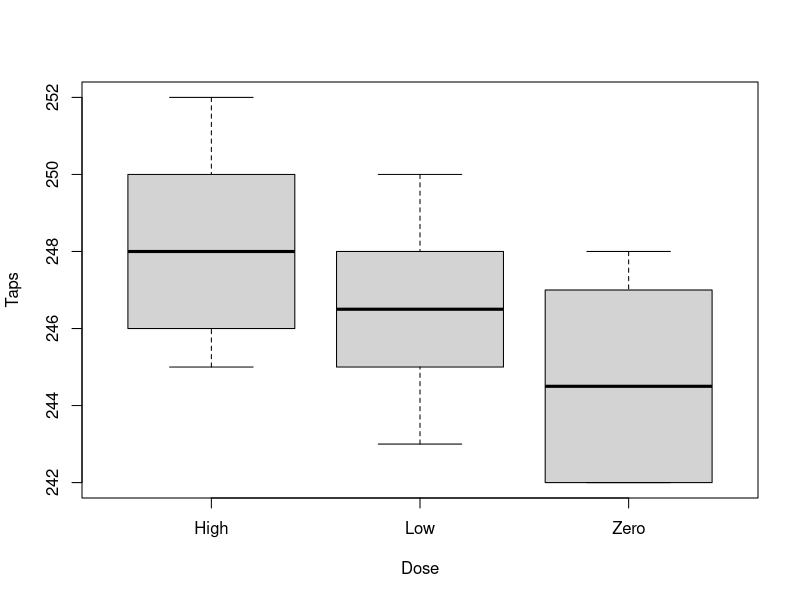

Reproduce this figure in R.
## ---- chunk 1
library(broom)
library(knitr)
library(ggplot2); theme_set(theme_bw(base_size=15))
library(patchwork)
library(tidyverse)
library(kableExtra)
#library(car)

# Ensure the plot options are set correctly
#opts_chunk$set(dev.args=list(bg='transparent'), comment="", warning=FALSE, echo=FALSE)
opts_chunk$set(comment="", warning=FALSE, echo=FALSE)
knitr::opts_chunk$set(echo = TRUE)
knitr::opts_chunk$set(fig.dim=c(8,5), out.width="70%", fig.retina=2)

## ---- chunk 2
Caffeine <- read.csv(file="./caffeine.csv", header=TRUE)
boxplot(Taps~Dose, data=Caffeine) 
## ---- chunk 3
Caffeine.lm <- lm(Taps~Dose, data=Caffeine) 
Caffeine.lm |> model.matrix() |> head() |> knitr::kable()
## ---- chunk 4
levels(factor(Caffeine$Dose))
Caffeine$Dose <- factor(Caffeine$Dose, levels=c("Zero",
"Low", "High"))
levels(Caffeine$Dose)
## ---- chunk 5
Caffeine.lm <- lm(Taps~Dose, data=Caffeine) 
summary(Caffeine.lm)
## ---- chunk 6
anova(Caffeine.lm)
## ---- chunk 7
z2 =   Caffeine$Dose == "Low"
z3 =   Caffeine$Dose == "High" 
Caffeine.lm2 = lm( Caffeine$Taps ~ z2 + z3 )
summary(Caffeine.lm2)$coefficients
## ---- chunk 8
Caffeine.M0 = lm(Caffeine$Taps ~ 1)
Caffeine.M1 = lm(Caffeine$Taps ~ z2 + z3)
anova(Caffeine.M0, Caffeine.M1)
## ---- chunk 9
coef(Caffeine.lm)
